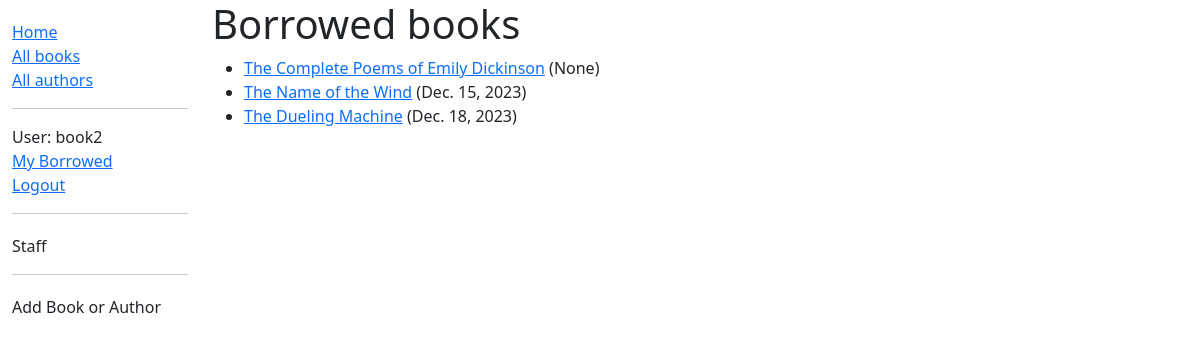
Page /catalog/mybooks/ (signed in) on the earlier database version.
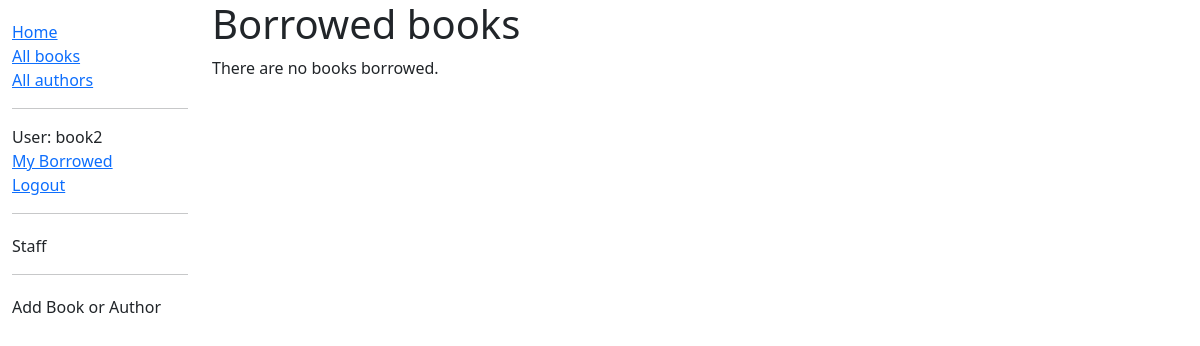
Same page on the later database version.
### catalog/models.py (models this page shows, shortened)
class BookInstance(models.Model):
    id = models.UUIDField(primary_key=True, default=uuid.uuid4, help_text='Unique ID for this particular book across whole library')
    book = models.ForeignKey('Book', on_delete=models.RESTRICT, null=True)
    imprint = models.CharField(max_length=200)
    due_back = models.DateField(null=True, blank=True)
    borrower = models.ForeignKey(User, on_delete=models.SET_NULL, null=True, blank=True)
    @property
    def is_overdue(self):
        if self.due_back and date.today() > self.due_back:
            return True
        return False
    LOAN_STATUS = (
        ('m', 'Maintenance'),
        ('o', 'On loan'),
        ('a', 'Available'),
        ('r', 'Reserved'),
    )
    status = models.CharField(
        max_length=1,
        choices=LOAN_STATUS,
        blank=True,
        default='m',
        help_text='Book availability',
    )
    class Meta:
        ordering = ['due_back']
        permissions = (("can_mark_returned", "Set book as returned"),)

class Book(models.Model):
    title = models.CharField(max_length=200)
    author = models.ForeignKey('Author', on_delete=models.SET_NULL, null=True)
    summary = models.TextField(max_length=1000, help_text='Enter a brief description of the book')
    isbn = models.CharField('ISBN', max_length=13, unique=True,
                            help_text='13 Character <a href="https://www.isbn-international.org/content/what-isbn">ISBN number</a>')
    genre = models.ManyToManyField(Genre, help_text='Select a genre for this book')
    languages = models.ManyToManyField(Language, help_text='Select a languages for this book')
    def display_genre(self):
        """Create a string for the Genre. This is required to display genre in Admin."""
        return ', '.join(genre.name for genre in self.genre.all()[:3])
    display_genre.short_description = 'Genre'
    def display_languages(self):
        """Create a string for the Languages. This is required to display languages in Admin."""
        return ', '.join(languages.name for languages in self.languages.all()[:3])
    display_languages.short_description = 'Languages'

### catalog/views.py (the view)
class LoanedBooksByUserListView(LoginRequiredMixin, generic.ListView):
    model = BookInstance
    template_name = 'catalog/bookinstance_list_borrowed_user.html'
    paginate_by = 10
    def get_queryset(self):
        return (
            BookInstance.objects.filter(borrower=self.request.user)
            .filter(status__exact='o')
            .order_by('due_back')
        )

### catalog/templates/catalog/bookinstance_list_borrowed_user.html
{% extends "catalog/base_generic.html" %}
{% block content %}
    <h1>Borrowed books</h1>
    {% if bookinstance_list %}
        <ul>
            {% for bookinst in bookinstance_list %}
                <li class="{% if bookinst.is_overdue %}text-danger{% endif %}">
                    <a href="{% url 'book-detail' bookinst.book.pk %}">{{ bookinst.book.title }}</a> ({{ bookinst.due_back }})
                </li>
            {% endfor %}
        </ul>
    {% else %}
        <p>There are no books borrowed.</p>
    {% endif %}
{% endblock %}

Differences in the rows shown:
no longer on this page (row edited): BookInstance: book "The Complete Poems of Emily Dickinson", due_back "None"
no longer on this page (row edited): BookInstance: book "The Name of the Wind", due_back "Dec. 15, 2023"
no longer on this page (row edited): BookInstance: book "The Dueling Machine", due_back "Dec. 18, 2023"
Other differences:
text now shown: "There are no books borrowed."
